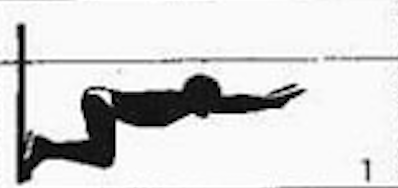
#> input picture images/Screen Shot 2017-12-18 at 22.13.45.png, 398 x 188 px; its folder holds 4 pictures in this run
$ python gifcreator.py   (older library calls are emulated)
#> lines starting #> are read from the running program, lines starting #| are printed output that depends on the picture
import os
import imageio
from PIL import Image

images = []

size = (150, 150)

for filename in os.listdir("images"):
    # only consider the extensions below when creating the gif
    if filename.endswith(".png") or filename.endswith(
            ".jpg") or filename.endswith(".jpeg") or filename.endswith(
            ".tiff") or filename.endswith(".tif"):
        im = Image.open("images/{filename}".format(filename=filename))
#> im is the input picture: PIL image 398x188 RGBA; mean R, G, B, A 215.8, 215.8, 215.8, 255
        # decreases the image in quality in order to reduce gif's size
        im = im.resize((im.size[0] // 2, im.size[1] // 2), Image.ANTIALIAS)
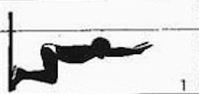
#> im: PIL image 199x94 RGBA; mean R, G, B, A 215.8, 215.8, 215.8, 255
        im.save("images/temporary.jpg", optimize=True, quality=85)
        print("Appending file {filename}...".format(filename=filename))
        images.append(imageio.imread("images/temporary.jpg"))
        os.remove("images/temporary.jpg")
#> pass 2 of the loop `for filename in os.listdir("images"):`:
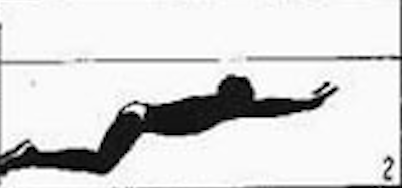
#> input picture images/Screen Shot 2017-12-18 at 22.13.54.png, 402 x 188 px
#> im is the input picture: PIL image 402x188 RGBA; mean R, G, B, A 216.8, 216.8, 216.8, 255
#> `im = im.resize((im.size[0] // 2, im.size[1] // 2), Image.ANTIALIAS)`:
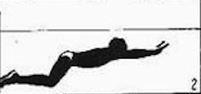
#> im: PIL image 201x94 RGBA; mean R, G, B, A 216.8, 216.8, 216.8, 255
#> pass 3 of the loop `for filename in os.listdir("images"):`:
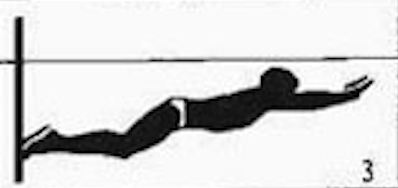
#> input picture images/Screen Shot 2017-12-18 at 22.14.12.png, 398 x 188 px
#> im is the input picture: PIL image 398x188 RGBA; mean R, G, B, A 212.7, 212.7, 212.7, 255
#> `im = im.resize((im.size[0] // 2, im.size[1] // 2), Image.ANTIALIAS)`:
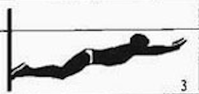
#> im: PIL image 199x94 RGBA; mean R, G, B, A 212.7, 212.7, 212.7, 255
#> the loop made 4 passes; the first 3 are shown

print("Generating GIF...")
imageio.mimsave('my.gif', images)
print("Your GIF was generated!")
